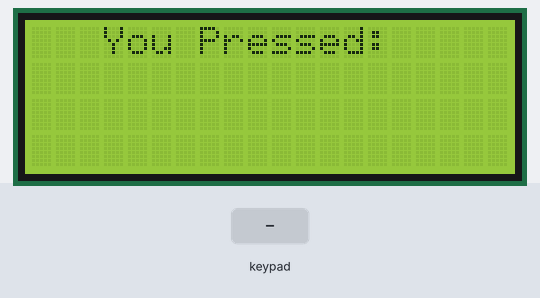
The sketch below on a simulated Arduino Uno, built with avr-gcc and run on an emulated ATmega328P. Parts: 20×4 character LCD. Inputs (shaded band) come from the test bench.

Above: at 1.3 s.
1.4 s: keypad keys 1 1 1 0 9 8 # pressed 0.4 s apart
At 4.4 s:
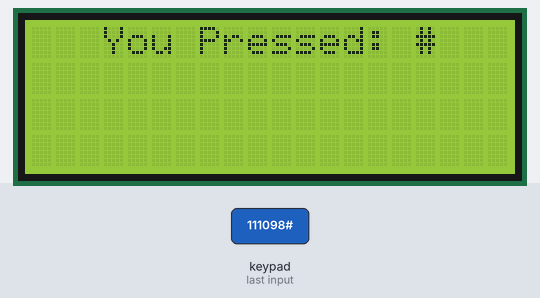
5.7 s: key 'A' pressed
At 6.9 s:
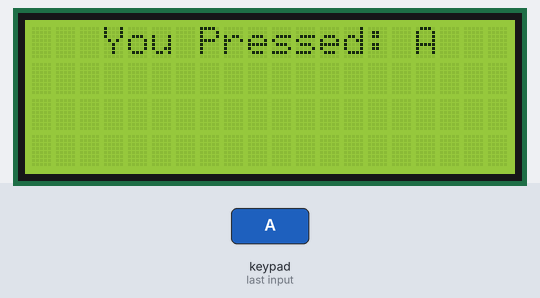
7.2 s: key 'B' pressed
8.7 s: keypad keys 1 1 1 0 9 8 * pressed 0.4 s apart
At 12.2 s:
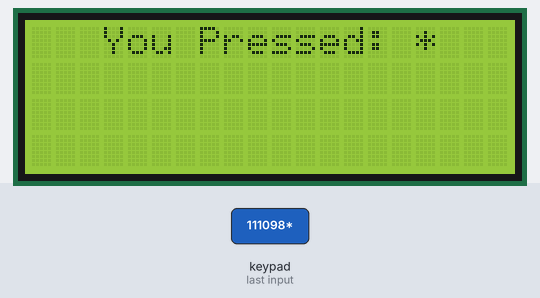
13.0 s: key 'C' pressed
At 13.6 s:
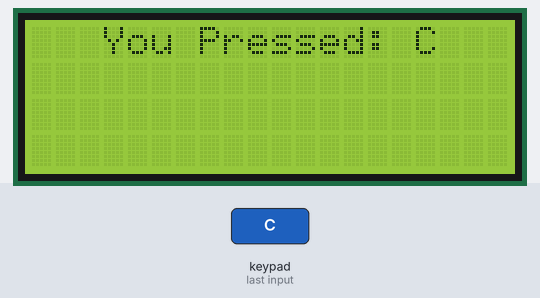
14.5 s: keypad keys 1 1 1 0 9 8 D pressed 0.4 s apart
Timing chart, 0 to 17.5 s (numbered marks = the images above; inputs shaded):
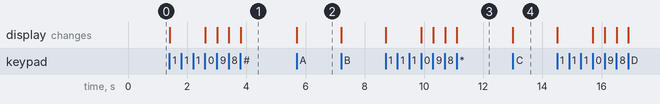

The sketch:

keypad_input.ino
```cpp
/*############################## KEYPAD INPUT ##################################
       This sketch takes input from a keypad and displays the key that was
       pressed on an LCD screen.

       To read the keypad input that is is a 4x4 input, we are using a
       library from the arduino website called Keypad.  You can download this
       library at: http://arduino.cc/playground/Code/Keypad


   From: Mike Myers (http://mikemyers.me)  @netnutmike
       Let's Make It Episode 6 (http://tech-zen.tv/index.php/shows/let-s-make-it/episodes/59-sensor-fun-with-arduino-1-massive-failure-but-4-successes-let-s-make-it-episode-6)

       http://tech-zen.tv

       For the sample code, show notes, contact information and many more
       videos, visit the show page at http://tech-zen.tv/letsmakeit

       Please subscribe to our YouTube channel or our netcasts at any of
       your favorite netcast / podcast outlets.

       We normally record Let's Make It live on Tuesday evenings around
       7pm eastern. You can watch it live by going to tech-zen.tv and clicking
       the live link at the top of the page.

       We also have a community setup for our viewers and listeners. You can
       join the community by going to community.tech-zen.tv.

       We love input on what you would like to know or if you have an idea for
       a new Let's Make it episode, you can contact us via email or phone at
       the show information page.
################################################################################*/

#include <Wire.h>
#include <LiquidCrystal_I2C.h>
#include <Keypad.h>

const byte rows = 4;
const byte cols = 4;

char keys[rows][cols] = {
  {'1','2','3','A'},
  {'4','5','6','B'},
  {'7','8','9','C'},
  {'*','0','#','D'}
};

byte rowPins[rows] = {11,10,9,8};
byte colPins[cols] = {7,6,5,4};

Keypad keypad = Keypad(makeKeymap(keys), rowPins, colPins, rows, cols);

LiquidCrystal_I2C lcd(0x3F,20,4);  // set the LCD address to 0x27 for a 16 chars and 2 line display

void setup()
{
  lcd.init();                      // initialize the lcd
  lcd.init();
  // Print a message to the LCD.
  lcd.backlight();
  lcd.setCursor(3,0);
  lcd.print("You Pressed:");

}

void loop()
{
  char key = keypad.getKey();

  if (int(key) != 0) {
    lcd.setCursor(16,0);
    lcd.print(key);
  }
}
```

Measured:
- after the input at 1.4 s, the display: first changes at once (image 1 shows a later state)
- after the input at 5.7 s, the display: changes at once (image 2)
- after the input at 8.7 s, the display: first changes at once (image 3 shows a later state)
- after the input at 13.0 s, the display: changes at once (image 4)
